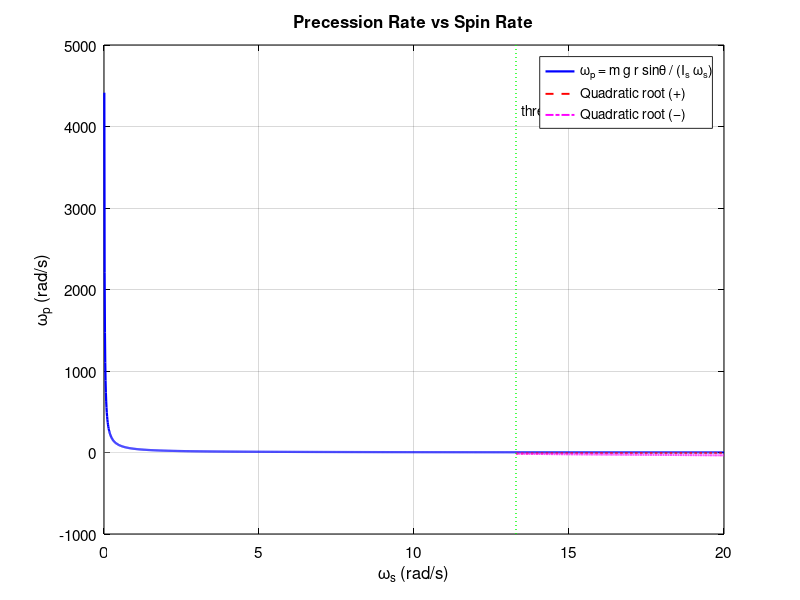

Write MATLAB code to recreate this figure.
clearvars; close all;

% Parameters (change as needed)
m = 1.2;            % mass (kg)
g = 9.81;           % gravity (m/s^2)
r = 0.15;           % distance from CM to support axis (m)
theta = 30*pi/180;  % tilt angle (rad), use sin(theta) in simpler formula

% Moments of inertia
Is = 0.02;          % moment of inertia about spin axis (kg·m^2) (I_s)
Ip = 0.01;          % moment of inertia about precession axis (kg·m^2) (I_p)

% Spin rate sweep
omega_s = linspace(0.01, 20, 2000);   % rad/s (avoid zero to prevent singular)
omega_p_simple = (m*g*r*sin(theta)) ./ (Is .* omega_s);  % simple 1/omega_s relation

% General quadratic solutions: compute discriminant and real roots
D = (Is .* omega_s).^2 - 4 .* Ip .* m .* g .* r;
omega_p_quad_plus  = nan(size(omega_s));
omega_p_quad_minus = nan(size(omega_s));

pos = D >= 0;
sqrtD = zeros(size(D));
sqrtD(pos) = sqrt(D(pos));
omega_p_quad_plus(pos)  = (-Is.*omega_s(pos) + sqrtD(pos)) ./ (2*Ip);
omega_p_quad_minus(pos) = (-Is.*omega_s(pos) - sqrtD(pos)) ./ (2*Ip);

% Plot
figure('Color','w','Position',[200 200 800 520]);
hold on; grid on; box on;
% shade region where discriminant < 0 (no real quadratic solution)
xpatch = [omega_s(D<0) fliplr(omega_s(D<0))];
if ~isempty(xpatch)
    % create a subtle shaded band across y-limits
    yl = ylim; if any(isnan(yl)); yl = [ -10 10 ]; end
    patch([omega_s(D<0) fliplr(omega_s(D<0))], [repmat(yl(1),1,sum(D<0)) fliplr(repmat(yl(2),1,sum(D<0)))], ...
          0.95*[1 1 1], 'EdgeColor','none','FaceAlpha',0.35, 'HandleVisibility','off');
end

% plot curves
h1 = plot(omega_s, omega_p_simple, 'b-', 'LineWidth',1.6, 'DisplayName','ω_p = m g r sinθ / (I_s ω_s)');
h2 = plot(omega_s, omega_p_quad_plus,  'r--', 'LineWidth',1.4, 'DisplayName','Quadratic root (+)');
h3 = plot(omega_s, omega_p_quad_minus, 'm-.', 'LineWidth',1.4, 'DisplayName','Quadratic root (−)');

xlabel('\omega_s (rad/s)','Color','k');
ylabel('\omega_p (rad/s)','Color','k');
title('Precession Rate vs Spin Rate','Color','k');

legend([h1 h2 h3],'Location','northeast');
set(gca,'XColor','k','YColor','k','FontSize',11);

% mark stability threshold where discriminant = 0
idx_thresh = find(D>=0, 1, 'first');
if ~isempty(idx_thresh)
    ws_thresh = omega_s(idx_thresh);
    plot([ws_thresh ws_thresh], ylim, 'g:', 'LineWidth',1);
    text(ws_thresh, 0.95*max(omega_p_simple), sprintf('  threshold at \\omega_s=%.2f', ws_thresh), 'Color','k');
end

hold off;